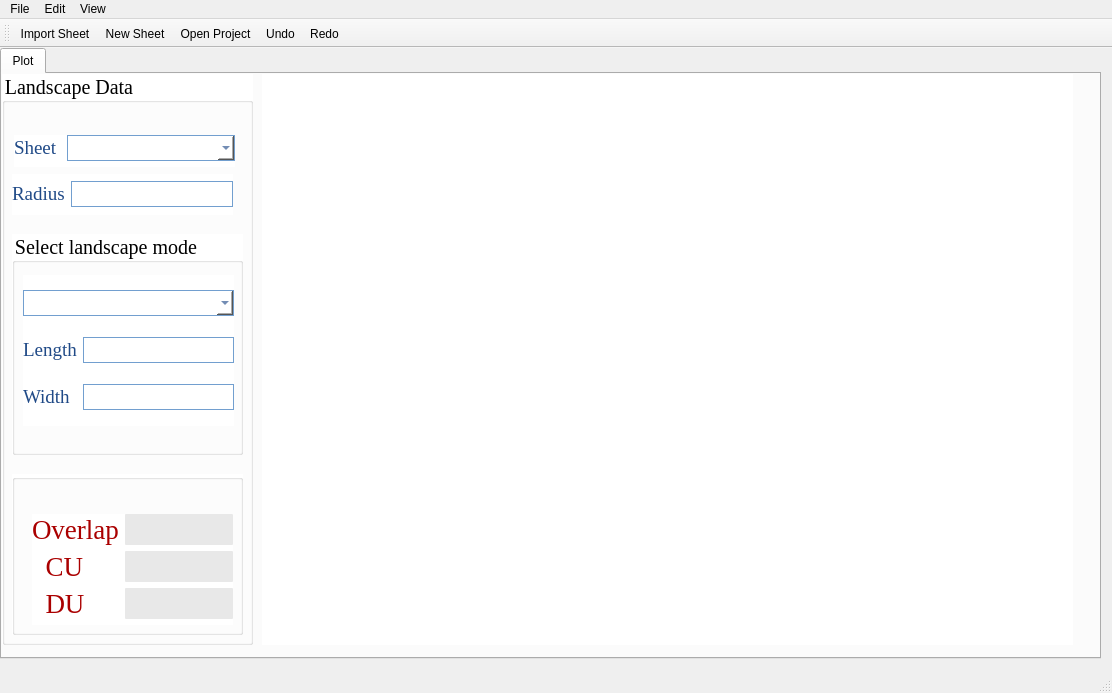
<?xml version="1.0" encoding="UTF-8"?>
<ui version="4.0">
 <class>MainWindow</class>
 <widget class="QMainWindow" name="MainWindow">
  <property name="geometry">
   <rect>
    <x>0</x>
    <y>0</y>
    <width>1112</width>
    <height>693</height>
   </rect>
  </property>
  <property name="windowTitle">
   <string>MainWindow</string>
  </property>
  <widget class="QWidget" name="centralwidget">
   <widget class="QTabWidget" name="tabWidget">
    <property name="geometry">
     <rect>
      <x>0</x>
      <y>0</y>
      <width>1101</width>
      <height>611</height>
     </rect>
    </property>
    <property name="currentIndex">
     <number>0</number>
    </property>
    <widget class="QWidget" name="main">
     <attribute name="title">
      <string>Plot</string>
     </attribute>
     <widget class="QGroupBox" name="groupBox_4">
      <property name="geometry">
       <rect>
        <x>0</x>
        <y>0</y>
        <width>251</width>
        <height>571</height>
       </rect>
      </property>
      <property name="font">
       <font>
        <family>Times New Roman</family>
        <pointsize>15</pointsize>
       </font>
      </property>
      <property name="styleSheet">
       <string notr="true">background-color: rgb(255, 255, 255);
</string>
      </property>
      <property name="title">
       <string>Landscape Data</string>
      </property>
      <property name="alignment">
       <set>Qt::AlignJustify|Qt::AlignVCenter</set>
      </property>
      <property name="flat">
       <bool>false</bool>
      </property>
      <widget class="QWidget" name="layoutWidget">
       <property name="geometry">
        <rect>
         <x>10</x>
         <y>100</y>
         <width>221</width>
         <height>41</height>
        </rect>
       </property>
       <layout class="QGridLayout" name="gridLayout_2">
        <item row="0" column="0">
         <widget class="QLabel" name="label_8">
          <property name="font">
           <font>
            <family>Times New Roman</family>
            <pointsize>14</pointsize>
           </font>
          </property>
          <property name="styleSheet">
           <string notr="true">color: rgb(32, 74, 135);</string>
          </property>
          <property name="text">
           <string>Radius</string>
          </property>
          <property name="alignment">
           <set>Qt::AlignLeading|Qt::AlignLeft|Qt::AlignVCenter</set>
          </property>
         </widget>
        </item>
        <item row="0" column="1">
         <widget class="QLineEdit" name="radius_input">
          <property name="font">
           <font>
            <family>Times New Roman</family>
            <pointsize>14</pointsize>
           </font>
          </property>
          <property name="styleSheet">
           <string notr="true">border : 1px solid rgb(114,159,207);
color: rgb(32, 74, 135);</string>
          </property>
          <property name="text">
           <string/>
          </property>
          <property name="alignment">
           <set>Qt::AlignCenter</set>
          </property>
         </widget>
        </item>
       </layout>
      </widget>
      <widget class="QGroupBox" name="mode_groupBox">
       <property name="geometry">
        <rect>
         <x>10</x>
         <y>160</y>
         <width>231</width>
         <height>221</height>
        </rect>
       </property>
       <property name="font">
        <font>
         <family>Times New Roman</family>
         <pointsize>15</pointsize>
        </font>
       </property>
       <property name="title">
        <string>Select landscape mode</string>
       </property>
       <widget class="QLabel" name="label_2">
        <property name="geometry">
         <rect>
          <x>71</x>
          <y>122</y>
          <width>16</width>
          <height>17</height>
         </rect>
        </property>
        <property name="autoFillBackground">
         <bool>false</bool>
        </property>
        <property name="styleSheet">
         <string notr="true">background-color: rgb(255, 255, 255);</string>
        </property>
        <property name="text">
         <string/>
        </property>
       </widget>
       <widget class="QWidget" name="layoutWidget">
        <property name="geometry">
         <rect>
          <x>11</x>
          <y>41</y>
          <width>211</width>
          <height>151</height>
         </rect>
        </property>
        <layout class="QGridLayout" name="gridLayout">
         <item row="0" column="0" colspan="2">
          <widget class="QComboBox" name="shape_comboBox">
           <property name="font">
            <font>
             <family>Times New Roman</family>
             <pointsize>14</pointsize>
            </font>
           </property>
           <property name="styleSheet">
            <string notr="true">color: rgb(32, 74, 135);
border-radius: 25px;
border : 1px solid rgb(114,159,207);
</string>
           </property>
          </widget>
         </item>
         <item row="1" column="0">
          <widget class="QLabel" name="x_label">
           <property name="font">
            <font>
             <family>Times New Roman</family>
             <pointsize>14</pointsize>
            </font>
           </property>
           <property name="styleSheet">
            <string notr="true">color: rgb(32, 74, 135);</string>
           </property>
           <property name="text">
            <string>Length</string>
           </property>
           <property name="alignment">
            <set>Qt::AlignLeading|Qt::AlignLeft|Qt::AlignVCenter</set>
           </property>
          </widget>
         </item>
         <item row="1" column="1">
          <widget class="QLineEdit" name="first_input">
           <property name="font">
            <font>
             <family>Times New Roman</family>
             <pointsize>14</pointsize>
            </font>
           </property>
           <property name="styleSheet">
            <string notr="true">border : 1px solid rgb(114,159,207);
color: rgb(32, 74, 135);</string>
           </property>
           <property name="text">
            <string/>
           </property>
           <property name="alignment">
            <set>Qt::AlignCenter</set>
           </property>
          </widget>
         </item>
         <item row="2" column="0">
          <widget class="QLabel" name="y_label">
           <property name="font">
            <font>
             <family>Times New Roman</family>
             <pointsize>14</pointsize>
            </font>
           </property>
           <property name="styleSheet">
            <string notr="true">color: rgb(32, 74, 135);</string>
           </property>
           <property name="text">
            <string>Width</string>
           </property>
           <property name="alignment">
            <set>Qt::AlignLeading|Qt::AlignLeft|Qt::AlignVCenter</set>
           </property>
          </widget>
         </item>
         <item row="2" column="1">
          <widget class="QLineEdit" name="second_input">
           <property name="font">
            <font>
             <family>Times New Roman</family>
             <pointsize>14</pointsize>
            </font>
           </property>
           <property name="styleSheet">
            <string notr="true">border : 1px solid rgb(114,159,207);
color: rgb(32, 74, 135);</string>
           </property>
           <property name="text">
            <string/>
           </property>
           <property name="alignment">
            <set>Qt::AlignCenter</set>
           </property>
          </widget>
         </item>
        </layout>
       </widget>
      </widget>
      <widget class="QWidget" name="layoutWidget">
       <property name="geometry">
        <rect>
         <x>12</x>
         <y>61</y>
         <width>221</width>
         <height>32</height>
        </rect>
       </property>
       <layout class="QFormLayout" name="formLayout">
        <item row="0" column="0">
         <widget class="QLabel" name="label_9">
          <property name="font">
           <font>
            <family>Times New Roman</family>
            <pointsize>14</pointsize>
            <weight>50</weight>
            <bold>false</bold>
           </font>
          </property>
          <property name="styleSheet">
           <string notr="true">color: rgb(32, 74, 135);</string>
          </property>
          <property name="text">
           <string>Sheet </string>
          </property>
          <property name="alignment">
           <set>Qt::AlignLeading|Qt::AlignLeft|Qt::AlignVCenter</set>
          </property>
         </widget>
        </item>
        <item row="0" column="1">
         <widget class="QComboBox" name="sheet_comboBox">
          <property name="font">
           <font>
            <family>Times New Roman</family>
            <pointsize>14</pointsize>
           </font>
          </property>
          <property name="styleSheet">
           <string notr="true">color: rgb(32, 74, 135);
border-radius: 25px;
border : 1px solid rgb(114,159,207);
</string>
          </property>
         </widget>
        </item>
       </layout>
      </widget>
      <widget class="QGroupBox" name="cal_groupBox">
       <property name="geometry">
        <rect>
         <x>10</x>
         <y>400</y>
         <width>231</width>
         <height>161</height>
        </rect>
       </property>
       <property name="title">
        <string/>
       </property>
       <widget class="QWidget" name="layoutWidget">
        <property name="geometry">
         <rect>
          <x>20</x>
          <y>40</y>
          <width>201</width>
          <height>111</height>
         </rect>
        </property>
        <layout class="QFormLayout" name="formLayout_2">
         <item row="0" column="0">
          <widget class="QLabel" name="label_5">
           <property name="font">
            <font>
             <family>Times New Roman</family>
             <pointsize>20</pointsize>
            </font>
           </property>
           <property name="styleSheet">
            <string notr="true">color: rgb(170, 0, 0);</string>
           </property>
           <property name="text">
            <string>Overlap</string>
           </property>
           <property name="alignment">
            <set>Qt::AlignLeading|Qt::AlignLeft|Qt::AlignVCenter</set>
           </property>
          </widget>
         </item>
         <item row="1" column="0">
          <widget class="QLabel" name="label_3">
           <property name="font">
            <font>
             <family>Times New Roman</family>
             <pointsize>20</pointsize>
             <weight>50</weight>
             <bold>false</bold>
            </font>
           </property>
           <property name="styleSheet">
            <string notr="true">color: rgb(170, 0, 0);</string>
           </property>
           <property name="text">
            <string>  CU</string>
           </property>
           <property name="alignment">
            <set>Qt::AlignLeading|Qt::AlignLeft|Qt::AlignVCenter</set>
           </property>
          </widget>
         </item>
         <item row="1" column="1">
          <widget class="QLabel" name="cu_percent">
           <property name="font">
            <font>
             <family>Times New Roman</family>
             <pointsize>20</pointsize>
             <weight>50</weight>
             <bold>false</bold>
            </font>
           </property>
           <property name="layoutDirection">
            <enum>Qt::LeftToRight</enum>
           </property>
           <property name="styleSheet">
            <string notr="true">color: rgb(0, 170, 0);
background-color: rgb(232, 232, 232);
border-radius: 1px;</string>
           </property>
           <property name="text">
            <string/>
           </property>
           <property name="alignment">
            <set>Qt::AlignCenter</set>
           </property>
          </widget>
         </item>
         <item row="2" column="0">
          <widget class="QLabel" name="label_4">
           <property name="font">
            <font>
             <family>Times New Roman</family>
             <pointsize>20</pointsize>
             <weight>50</weight>
             <bold>false</bold>
            </font>
           </property>
           <property name="styleSheet">
            <string notr="true">color: rgb(170, 0, 0);</string>
           </property>
           <property name="text">
            <string>  DU</string>
           </property>
           <property name="alignment">
            <set>Qt::AlignLeading|Qt::AlignLeft|Qt::AlignVCenter</set>
           </property>
          </widget>
         </item>
         <item row="2" column="1">
          <widget class="QLabel" name="du_percent">
           <property name="font">
            <font>
             <family>Times New Roman</family>
             <pointsize>20</pointsize>
             <weight>50</weight>
             <bold>false</bold>
            </font>
           </property>
           <property name="layoutDirection">
            <enum>Qt::LeftToRight</enum>
           </property>
           <property name="styleSheet">
            <string notr="true">color: rgb(0, 170, 0);
background-color: rgb(232, 232, 232);
border-radius: 1px;</string>
           </property>
           <property name="text">
            <string/>
           </property>
           <property name="alignment">
            <set>Qt::AlignCenter</set>
           </property>
          </widget>
         </item>
         <item row="0" column="1">
          <widget class="QLabel" name="overlap_percent">
           <property name="font">
            <font>
             <family>Times New Roman</family>
             <pointsize>20</pointsize>
             <weight>50</weight>
             <bold>false</bold>
            </font>
           </property>
           <property name="layoutDirection">
            <enum>Qt::LeftToRight</enum>
           </property>
           <property name="styleSheet">
            <string notr="true">color: rgb(0, 170, 0);
background-color: rgb(232, 232, 232);
border-radius: 1px;</string>
           </property>
           <property name="text">
            <string/>
           </property>
           <property name="alignment">
            <set>Qt::AlignCenter</set>
           </property>
          </widget>
         </item>
        </layout>
       </widget>
      </widget>
     </widget>
     <widget class="QLabel" name="plotting_label">
      <property name="geometry">
       <rect>
        <x>260</x>
        <y>0</y>
        <width>811</width>
        <height>571</height>
       </rect>
      </property>
      <property name="autoFillBackground">
       <bool>false</bool>
      </property>
      <property name="styleSheet">
       <string notr="true">background-color: rgb(255, 255, 255);</string>
      </property>
      <property name="text">
       <string/>
      </property>
     </widget>
    </widget>
   </widget>
   <widget class="QWidget" name="layoutWidget">
    <property name="geometry">
     <rect>
      <x>0</x>
      <y>0</y>
      <width>2</width>
      <height>2</height>
     </rect>
    </property>
    <layout class="QGridLayout" name="gridLayout_5"/>
   </widget>
  </widget>
  <widget class="QMenuBar" name="menubar">
   <property name="geometry">
    <rect>
     <x>0</x>
     <y>0</y>
     <width>1112</width>
     <height>21</height>
    </rect>
   </property>
   <widget class="QMenu" name="menuFile">
    <property name="title">
     <string>File</string>
    </property>
    <widget class="QMenu" name="menuTemplate_files">
     <property name="title">
      <string>Template files</string>
     </property>
     <addaction name="actionfile1"/>
     <addaction name="actionfile2"/>
     <addaction name="actionsheet3"/>
    </widget>
    <addaction name="actionImport"/>
    <addaction name="actionAdd_Sheet"/>
    <addaction name="actionOpen_Project"/>
    <addaction name="menuTemplate_files"/>
    <addaction name="separator"/>
    <addaction name="actionsave"/>
   </widget>
   <widget class="QMenu" name="menuUndo">
    <property name="title">
     <string>Edit</string>
    </property>
    <addaction name="actionUndo"/>
    <addaction name="actionRedo"/>
   </widget>
   <widget class="QMenu" name="menuRedo">
    <property name="title">
     <string>View</string>
    </property>
   </widget>
   <addaction name="menuFile"/>
   <addaction name="menuUndo"/>
   <addaction name="menuRedo"/>
  </widget>
  <widget class="QStatusBar" name="statusbar"/>
  <widget class="QToolBar" name="toolBar">
   <property name="windowTitle">
    <string>toolBar</string>
   </property>
   <attribute name="toolBarArea">
    <enum>TopToolBarArea</enum>
   </attribute>
   <attribute name="toolBarBreak">
    <bool>false</bool>
   </attribute>
   <addaction name="actionImport"/>
   <addaction name="actionAdd_Sheet"/>
   <addaction name="actionOpen_Project"/>
   <addaction name="actionUndo"/>
   <addaction name="actionRedo"/>
  </widget>
  <action name="actionImport">
   <property name="icon">
    <iconset>
     <normaloff>icons/icons/table-import.png</normaloff>icons/icons/table-import.png</iconset>
   </property>
   <property name="text">
    <string>Import Sheet</string>
   </property>
  </action>
  <action name="actionOpen_Project">
   <property name="icon">
    <iconset>
     <normaloff>icons/icons/blue-folder-open-table.png</normaloff>icons/icons/blue-folder-open-table.png</iconset>
   </property>
   <property name="text">
    <string>Open Project</string>
   </property>
  </action>
  <action name="actionAdd_Sheet">
   <property name="icon">
    <iconset>
     <normaloff>icons/icons/application--plus.png</normaloff>icons/icons/application--plus.png</iconset>
   </property>
   <property name="text">
    <string>New Sheet</string>
   </property>
  </action>
  <action name="actionfile1">
   <property name="icon">
    <iconset>
     <normaloff>icons/icons/blue-document-template.png</normaloff>icons/icons/blue-document-template.png</iconset>
   </property>
   <property name="text">
    <string>sheet1</string>
   </property>
  </action>
  <action name="actionfile2">
   <property name="icon">
    <iconset>
     <normaloff>icons/icons/blue-document-template.png</normaloff>icons/icons/blue-document-template.png</iconset>
   </property>
   <property name="text">
    <string>sheet2</string>
   </property>
  </action>
  <action name="actionsheet3">
   <property name="icon">
    <iconset>
     <normaloff>icons/icons/blue-document-template.png</normaloff>icons/icons/blue-document-template.png</iconset>
   </property>
   <property name="text">
    <string>sheet3</string>
   </property>
  </action>
  <action name="actionsave">
   <property name="text">
    <string>save</string>
   </property>
  </action>
  <action name="actionUndo">
   <property name="icon">
    <iconset>
     <normaloff>icons/icons/arrow-circle-225.png</normaloff>icons/icons/arrow-circle-225.png</iconset>
   </property>
   <property name="text">
    <string>Undo</string>
   </property>
   <property name="toolTip">
    <string>Undo</string>
   </property>
  </action>
  <action name="actionRedo">
   <property name="icon">
    <iconset>
     <normaloff>icons/icons/arrow-circle-315-left.png</normaloff>icons/icons/arrow-circle-315-left.png</iconset>
   </property>
   <property name="text">
    <string>Redo</string>
   </property>
   <property name="toolTip">
    <string>Redo</string>
   </property>
  </action>
 </widget>
 <resources/>
 <connections/>
</ui>
